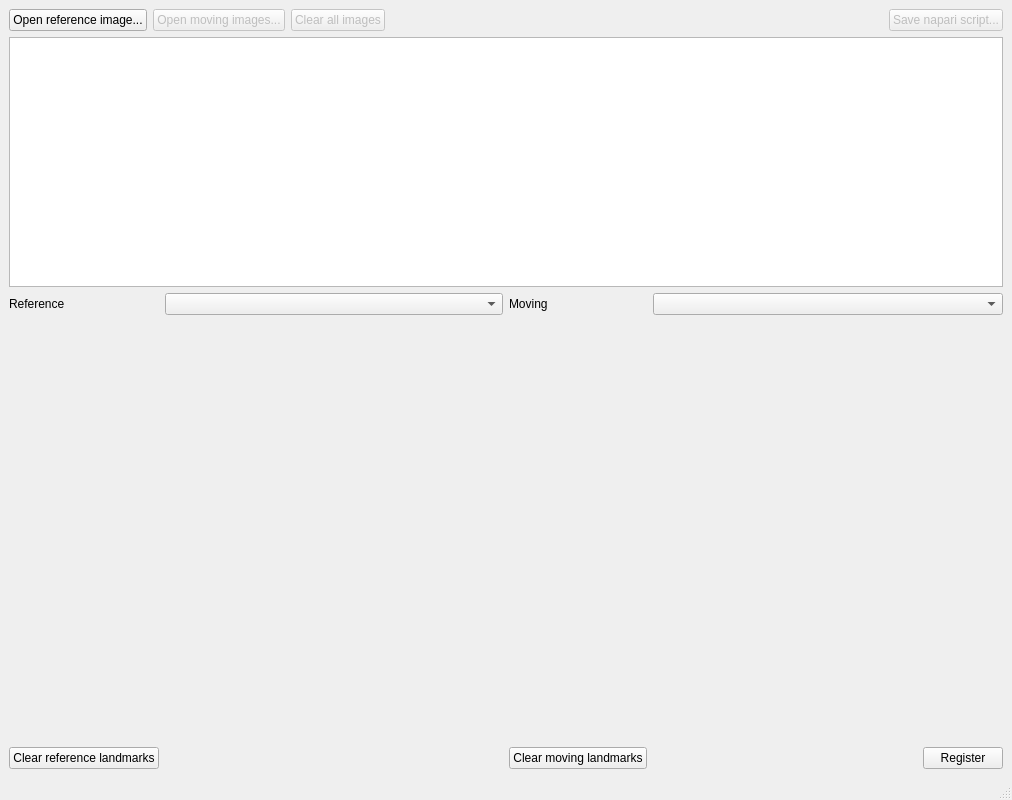
<?xml version="1.0" encoding="UTF-8"?>
<ui version="4.0">
 <class>MainWindow</class>
 <widget class="QMainWindow" name="MainWindow">
  <property name="geometry">
   <rect>
    <x>0</x>
    <y>0</y>
    <width>1012</width>
    <height>800</height>
   </rect>
  </property>
  <property name="windowTitle">
   <string>Contextual Image Mapping</string>
  </property>
  <widget class="QWidget" name="centralwidget">
   <layout class="QGridLayout" name="gridLayout">
    <item row="0" column="0">
     <layout class="QVBoxLayout" name="verticalLayout" stretch="0,1,1">
      <item>
       <layout class="QHBoxLayout" name="horizontalLayoutControls" stretch="0,0,0,1,0">
        <item>
         <widget class="QPushButton" name="buttonOpenReferenceImage">
          <property name="text">
           <string>Open reference image...</string>
          </property>
         </widget>
        </item>
        <item>
         <widget class="QPushButton" name="buttonOpenMovingImages">
          <property name="enabled">
           <bool>false</bool>
          </property>
          <property name="text">
           <string>Open moving images...</string>
          </property>
         </widget>
        </item>
        <item>
         <widget class="QPushButton" name="buttonClearAllImages">
          <property name="enabled">
           <bool>false</bool>
          </property>
          <property name="text">
           <string>Clear all images</string>
          </property>
         </widget>
        </item>
        <item>
         <spacer name="horizontalSpacerControls">
          <property name="orientation">
           <enum>Qt::Horizontal</enum>
          </property>
          <property name="sizeHint" stdset="0">
           <size>
            <width>40</width>
            <height>20</height>
           </size>
          </property>
         </spacer>
        </item>
        <item>
         <widget class="QPushButton" name="buttonSaveScript">
          <property name="enabled">
           <bool>false</bool>
          </property>
          <property name="text">
           <string>Save napari script...</string>
          </property>
         </widget>
        </item>
       </layout>
      </item>
      <item>
       <widget class="QTableWidget" name="tableCurrentFiles">
        <property name="maximumSize">
         <size>
          <width>16777215</width>
          <height>250</height>
         </size>
        </property>
       </widget>
      </item>
      <item>
       <layout class="QHBoxLayout" name="horizontalLayoutLandmarks" stretch="0,0">
        <item>
         <layout class="QGridLayout" name="gridLayoutReference" rowstretch="0,1,0" columnstretch="0,1,0">
          <item row="0" column="0">
           <widget class="QLabel" name="labelReference">
            <property name="text">
             <string>Reference</string>
            </property>
           </widget>
          </item>
          <item row="2" column="0">
           <widget class="QPushButton" name="buttonClearReference">
            <property name="text">
             <string>Clear reference landmarks</string>
            </property>
           </widget>
          </item>
          <item row="2" column="1">
           <spacer name="horizontalSpacerReference">
            <property name="orientation">
             <enum>Qt::Horizontal</enum>
            </property>
            <property name="sizeHint" stdset="0">
             <size>
              <width>40</width>
              <height>20</height>
             </size>
            </property>
           </spacer>
          </item>
          <item row="1" column="0" colspan="3">
           <widget class="MplWidget" name="mplReferenceImage" native="true">
            <property name="minimumSize">
             <size>
              <width>300</width>
              <height>300</height>
             </size>
            </property>
           </widget>
          </item>
          <item row="0" column="1" colspan="2">
           <widget class="QComboBox" name="comboSelectReference"/>
          </item>
         </layout>
        </item>
        <item>
         <layout class="QGridLayout" name="gridLayoutMoving" rowstretch="0,1,0" columnstretch="0,1,0">
          <item row="0" column="0">
           <widget class="QLabel" name="labelMoving">
            <property name="text">
             <string>Moving</string>
            </property>
           </widget>
          </item>
          <item row="2" column="0">
           <widget class="QPushButton" name="buttonClearMoving">
            <property name="text">
             <string>Clear moving landmarks</string>
            </property>
           </widget>
          </item>
          <item row="2" column="2">
           <widget class="QPushButton" name="buttonRegister">
            <property name="text">
             <string>Register</string>
            </property>
           </widget>
          </item>
          <item row="2" column="1">
           <spacer name="horizontalSpacerMoving">
            <property name="orientation">
             <enum>Qt::Horizontal</enum>
            </property>
            <property name="sizeHint" stdset="0">
             <size>
              <width>40</width>
              <height>20</height>
             </size>
            </property>
           </spacer>
          </item>
          <item row="1" column="0" colspan="3">
           <widget class="MplWidget" name="mplMovingImage" native="true">
            <property name="minimumSize">
             <size>
              <width>300</width>
              <height>300</height>
             </size>
            </property>
           </widget>
          </item>
          <item row="0" column="1" colspan="2">
           <widget class="QComboBox" name="comboSelectMoving"/>
          </item>
         </layout>
        </item>
       </layout>
      </item>
     </layout>
    </item>
   </layout>
  </widget>
  <widget class="QMenuBar" name="menubar">
   <property name="geometry">
    <rect>
     <x>0</x>
     <y>0</y>
     <width>1012</width>
     <height>21</height>
    </rect>
   </property>
  </widget>
  <widget class="QStatusBar" name="statusbar"/>
 </widget>
 <customwidgets>
  <customwidget>
   <class>MplWidget</class>
   <extends>QWidget</extends>
   <header>mplwidget</header>
   <container>1</container>
  </customwidget>
 </customwidgets>
 <resources/>
 <connections/>
</ui>
